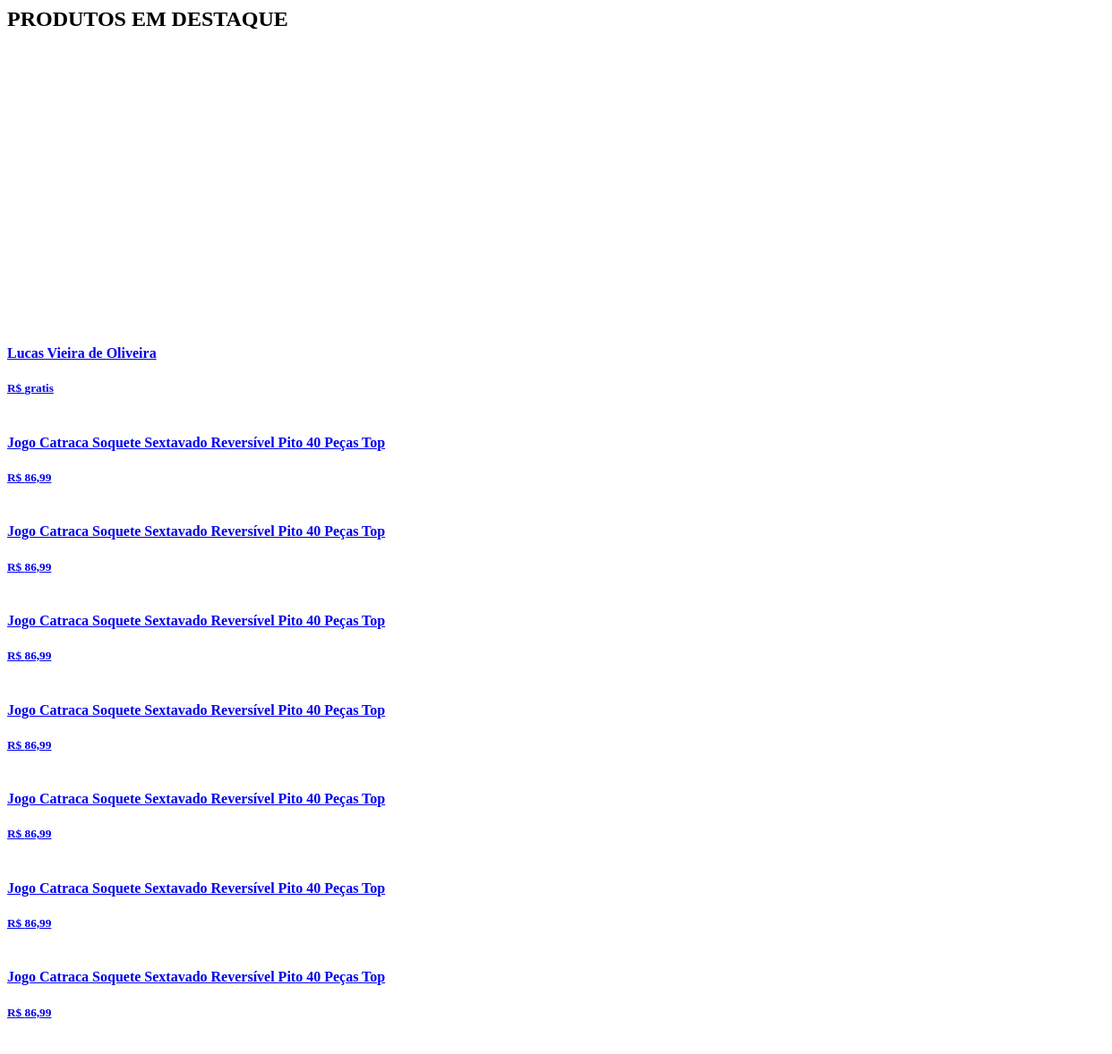
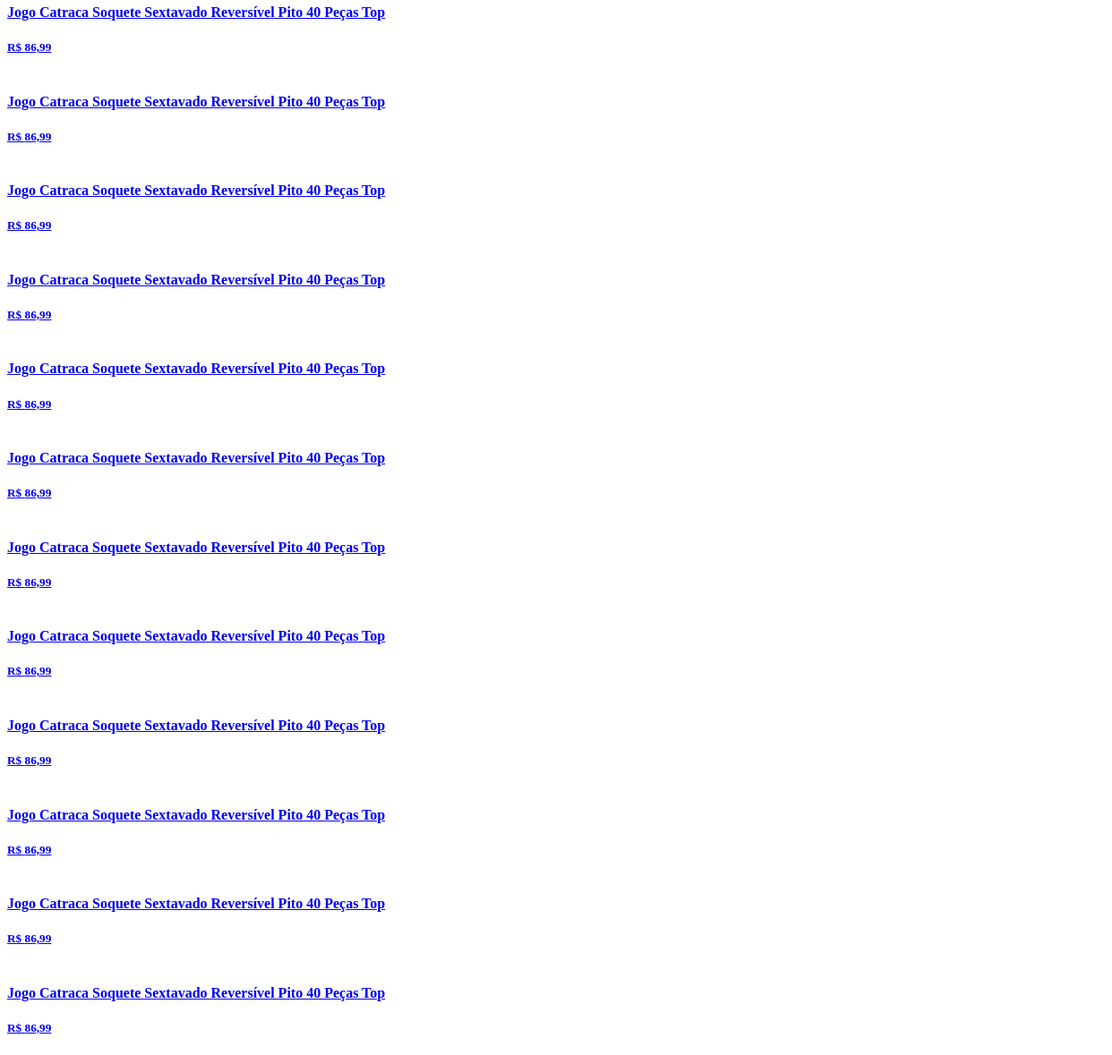
The page /cont/pages/loja.php on the database its author committed (2 pictures, top to bottom).
### tables this page shows
CREATE TABLE `loja` (
  `id_prod` int NOT NULL AUTO_INCREMENT,
  `nome_prod` varchar(200) NOT NULL,
  `valor_prod` varchar(10) NOT NULL,
  `valorAnt_prod` varchar(10) DEFAULT NULL,
  `desc_prod` varchar(5000) NOT NULL,
  `art_prod` varchar(200) NOT NULL,
  PRIMARY KEY (`id_prod`)
);

### cont/pages/loja.php (the view, shortened to what this page needs)
<div class="loja">
    <h2><b>PRODUTOS</b> EM DESTAQUE</h2>
    <div class="area-absolut-carroussel">
        <ul id="c">
        </ul>
    </div>
    <div class="lojaCont">
        <?php
        include_once("banco/conect.php");
        $select = "SELECT * FROM loja ORDER BY id_prod DESC LIMIT 20";
        try {
            $result = $conect->prepare($select);
            $result->execute();
            $contar = $result->rowCount();
            if ($contar > 0) {
                while ($show = $result->FETCH(PDO::FETCH_OBJ)) {
        ?>
                    <a href="index.php?acao=ProdutosPrev&id=<?php echo $show->id_prod ?>">
                        <h4 class="title" title="<?php echo $show->nome_prod ?>">
                            <?php echo $show->nome_prod ?>
                        </h4>
                        <div class="price">
                            <h5 id="last-child">
                                R$
                                <?php echo $show->valor_prod ?>
                            </h5>
                        </div>
                    </a>
        <?php
                }
            } else {
            }
        } catch (PDOException $e) {
            echo "<strong>ERRO DE PDO = </strong>" . $e->getMessage();
        }
        ?>
    </div>

### cont/pages/loja.php (style rules this page uses)
.area-absolut-carroussel { position: relative; width: 100%; height: 310px; }
#c { position: absolute !important; width: 100% !important; height: 300px !important; }

### rows shown on the page
loja: nome_prod "Lucas…", valor_prod "gratis"
loja: nome_prod "Jogo…", valor_prod "86,99"
loja: nome_prod "Jogo Catraca Soquete Sextavado Reversível Pito 40 Peças Top", valor_prod "86,99"
loja: nome_prod "Jogo Catraca Soquete Sextavado Reversível Pito 40 Peças Top", valor_prod "86,99"
loja: nome_prod "Jogo Catraca Soquete Sextavado Reversível Pito 40 Peças Top", valor_prod "86,99"
loja: nome_prod "Jogo Catraca Soquete Sextavado Reversível Pito 40 Peças Top", valor_prod "86,99"
loja: nome_prod "Jogo Catraca Soquete Sextavado Reversível Pito 40 Peças Top", valor_prod "86,99"
loja: nome_prod "Jogo Catraca Soquete Sextavado Reversível Pito 40 Peças Top", valor_prod "86,99"
loja: nome_prod "Jogo Catraca Soquete Sextavado Reversível Pito 40 Peças Top", valor_prod "86,99"
loja: nome_prod "Jogo Catraca Soquete Sextavado Reversível Pito 40 Peças Top", valor_prod "86,99"
loja: nome_prod "Jogo Catraca Soquete Sextavado Reversível Pito 40 Peças Top", valor_prod "86,99"
loja: nome_prod "Jogo Catraca Soquete Sextavado Reversível Pito 40 Peças Top", valor_prod "86,99"
loja: nome_prod "Jogo Catraca Soquete Sextavado Reversível Pito 40 Peças Top", valor_prod "86,99"
loja: nome_prod "Jogo Catraca Soquete Sextavado Reversível Pito 40 Peças Top", valor_prod "86,99"
loja: nome_prod "Jogo Catraca Soquete Sextavado Reversível Pito 40 Peças Top", valor_prod "86,99"
loja: nome_prod "Jogo Catraca Soquete Sextavado Reversível Pito 40 Peças Top", valor_prod "86,99"
loja: nome_prod "Jogo Catraca Soquete Sextavado Reversível Pito 40 Peças Top", valor_prod "86,99"
loja: nome_prod "Jogo Catraca Soquete Sextavado Reversível Pito 40 Peças Top", valor_prod "86,99"
loja: nome_prod "Jogo Catraca Soquete Sextavado Reversível Pito 40 Peças Top", valor_prod "86,99"
loja: nome_prod "Jogo Catraca Soquete Sextavado Reversível Pito 40 Peças Top", valor_prod "86,99"
